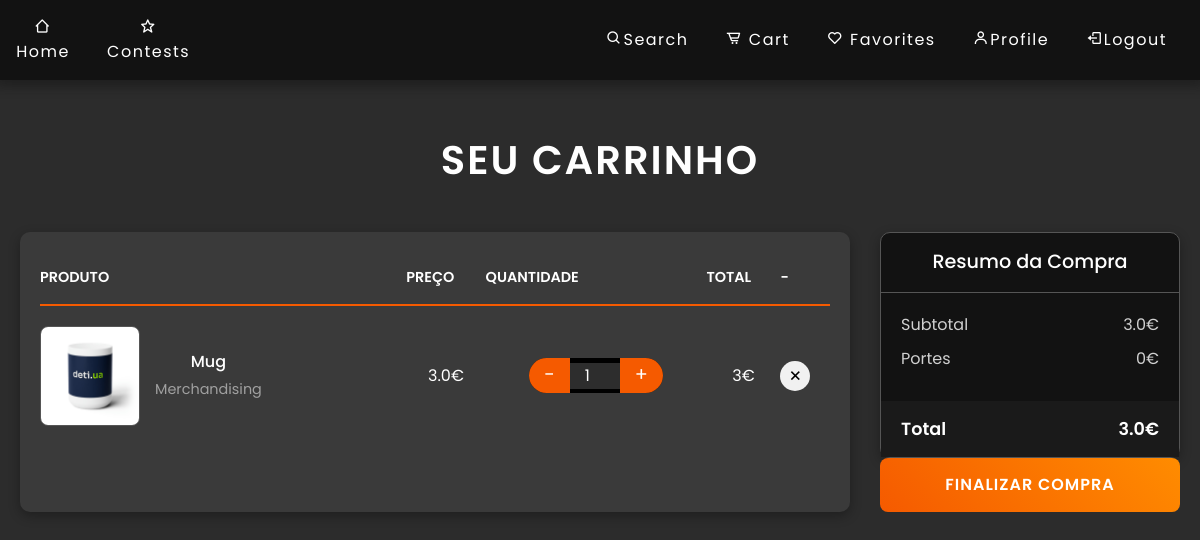
Screenshot of /cart (signed in) with the database file from the repository.
### app_org/models.py (models this page shows)
class Product(db.Model):
    id = db.Column(db.Integer, primary_key=True)
    name = db.Column(db.String(100), nullable=False)
    description = db.Column(db.String(1000))
    price = db.Column(db.Float, nullable=False)
    quantity = db.Column(db.Integer, nullable=False, default=0)
    image = db.Column(db.String(100), nullable=False, default='default_image.png')
    category_id = db.Column(db.Integer, db.ForeignKey('category.id'), nullable=False)
    category = db.relationship('Category', backref=db.backref('products', lazy=True))
    course_id = db.Column(db.Integer, db.ForeignKey('course.id'), nullable=True)
    size = db.Column(db.String(10), nullable=True, default='N/A')
    color = db.Column(db.String(20), nullable=True, default='N/A')
    has_size = db.Column(db.Boolean, default=False)
    has_color = db.Column(db.Boolean, default=False)

class Category(db.Model):
    id = db.Column(db.Integer, primary_key=True)
    name = db.Column(db.String(100), nullable=False)

### app_org/cart.py (the view)
@crt.route('/cart', methods=['GET'])
@login_required
def cart():
    user = User.query.get(current_user.id)
    cart = Cart.query.filter_by(user_id=current_user.id).all()
    product_details = [Product.query.filter_by(id=cart_item.product_id).first() for cart_item in cart]
    CartItem = [(cart.product, cart.quantity, cart) for cart in current_user.carts]
    total = sum([product.price * quantity for product, quantity, _ in CartItem])
    print("--------AA")
    print(CartItem)
    print("---------AAAA")
    for product in product_details:
        print(product.image)
    return render_template('cart.html', user=user, CartItem=CartItem, total=total)

### app_org/templates/cart.html (shortened to what this page needs)
{% extends 'base.html' %}
{% block styles %}
    <link rel="stylesheet" href="{{ url_for('static', filename='css/cart.css') }}">
    <link href="https://unpkg.com/boxicons@2.1.4/css/boxicons.min.css" rel="stylesheet">
{% endblock %}
{% block content %}
    {% include 'navbar.html' %}
    <main class="cart-container">
        <h1 class="page-title">Seu Carrinho</h1>
        <div class="content">
            <section class="cart-table">
                <table>
                    <thead>
                        <tr>
                            <th>Produto</th>
                            <th>Preço</th>
                            <th>Quantidade</th>
                            <th>Total</th>
                            <th>-</th>
                        </tr>
                    </thead>
                    <tbody>
                        {% for product, quantity, cart_item in CartItem %}
                            <tr>
                                <td>
                                    <div class="product">
                                        {% if 'sweat' in product.name.lower() %}
                                        <img width="150" height="150" src="{{ url_for('static', filename='assets/sweat3.png') }}" alt="{{ product.name }}">
                                        {% else %}
                                        <img width="150" height="150" src="{{ url_for('static', filename='assets/' + product.image) }}" alt="{{ product.name }}">
                                        {% endif %}
                                        <div class="info">
                                            <div class="name">{{ product.name }}</div>
                                            <div class="category">{{ product.category.name }}</div>
                                        </div>
                                    </div>
                                </td>
                                <td>{{ product.price }}€</td>
                                <td>
                                    <form action="/cart/update/{{ product.id }}" method="POST">
                                        <div class="qty" data-product-id="{{ product.id }}">
                                            <button type="button" class="decrease">-</button>
                                            <input type="number" class="quantity" value="{{ quantity }}" name="quantity" min="1">
                                            <button type="button" class="increase">+</button>
                                        </div>
                                    </form>
                                </td>
                                <td>{{ (product.price * quantity) | int }}€</td>
                                <td>
                                    <form action="/cart/remove/{{ product.id }}" method="POST">
                                        <button class="remove"><i class="bx bx-x"></i></button>
                                    </form>
                                </td>
                            </tr>
                        {% endfor %}
                    </tbody>
                </table>
            </section>
            <aside class="cart-summary">
                <div class="box">
                    <header>Resumo da Compra</header>
                    <div class="info">
                        <div><span>Subtotal</span><span>{{ total }}€</span></div>
                        <div><span>Portes</span><span>0€</span></div>
                    </div>
                    <footer>
                        <span>Total</span>
                        <span>{{ total }}€</span>
                    </footer>
                </div>
                <form class="botao" action="/cart/checkout" method="POST">
                    <button type="submit">Finalizar Compra</button>
                </form>
            </aside>
        </div>
    </main>
{% endblock %}

### app_org/static/css/style.css (style rules this page uses)
body { background-color: #3b3b3b; color: #ffffff; text-align: center; }
.botao button { color: #ffffff; font-weight: 400; font-size: 100%; letter-spacing: 1.5px; background-color: transparent; border: none; }

### app_org/static/css/cart.css (style rules this page uses)
body { background-color: #2c2c2c; font-family: 'Poppins', sans-serif; color: #ffffff; margin: 0; }
.cart-container { padding: 40px 20px; min-height: 80vh; }
.page-title { font-size: 2.5rem; font-weight: 600; padding: 40px 0; text-align: center; color: #ffffff; text-transform: uppercase; letter-spacing: 2px; }
.content { display: flex; gap: 30px; max-width: 1200px; margin: 0 auto; }
.cart-table { flex: 1; background-color: #3a3a3a; border-radius: 10px; box-shadow: 0 4px 12px rgba(0, 0, 0, 0.3); padding: 20px; }
table { width: 100%; border-collapse: collapse; }
table thead tr { border-bottom: 2px solid #f55a00; }
table thead tr th { text-align: left; padding: 15px 0; text-transform: uppercase; font-size: 0.9rem; font-weight: 600; color: #ffffff; }
table tbody tr { border-bottom: 1px solid #555; transition: background 0.3s ease; }
table tbody tr:last-child { border: 0; }
table tbody tr td { padding: 20px 0; }
.product { display: flex; align-items: center; }
.product img { width: 100px; height: 100px; border-radius: 8px; object-fit: cover; border: 1px solid #555; }
.product .info { margin-left: 15px; }
.product .info .name { font-size:-1.2rem; font-weight: 500; margin-bottom: 5px; }
.product .info .category { font-size: 0.9rem; color: #a0a0a0; }
.qty { display: inline-flex; align-items: center; background: #000000; border-radius: 20px; overflow: hidden; height: 35px; }
.qty button { background: #f55a00; border: none; padding: 0 15px; height: 100%; color: #ffffff; font-size: 1.2rem; cursor: pointer; transition: background 0.3s ease; }
.qty input { width: 50px; text-align: center; border: none; background: #2d2d2d; color: #ffffff; font-size: 1rem; }
.remove { background: #f1f1f1; border: none; width: 30px; height: 30px; border-radius: 50%; display: flex; align-items: center; justify-content: center; font-size: 1.2rem; transition: background 0.3s ease; }
.cart-summary { min-width: 300px; max-width: 350px; }
.cart-summary .box { border: 1px solid #555; background: #121212; border-radius: 10px; box-shadow: 0 4px 12px rgba(0, 0, 0, 0.3); }
.cart-summary .box header { padding: 15px 20px; font-size: 1.2rem; font-weight: 500; border-bottom: 1px solid #555; }
.cart-summary .box .info { padding: 20px; font-size: 1rem; }
.cart-summary .box .info > div { display: flex; justify-content: space-between; margin-bottom: 10px; color: #d0d0d0; }
.cart-summary .box footer { padding: 15px 20px; background: #1a1a1a; font-size: 1.1rem; font-weight: 600; display: flex; justify-content: space-between; }
.cart-summary .botao button { border: none; padding: 15px; color: #ffffff; background: linear-gradient(45deg, #f55a00, #ff8c00); width: 100%; text-transform: uppercase; letter-spacing: 1px; font-size: 1rem; font-weight: 600; border-radius: 8px; cursor: pointer; transition: background 0.3s ease, transform 0.2s ease; }

### rows the page displays
Product: image (picture), name "Mug", category.name "Merchandising", price "3.0", quantity "1", (product.price*quantity)|int "3"

### other values shown
{{ total }} "3.0"
